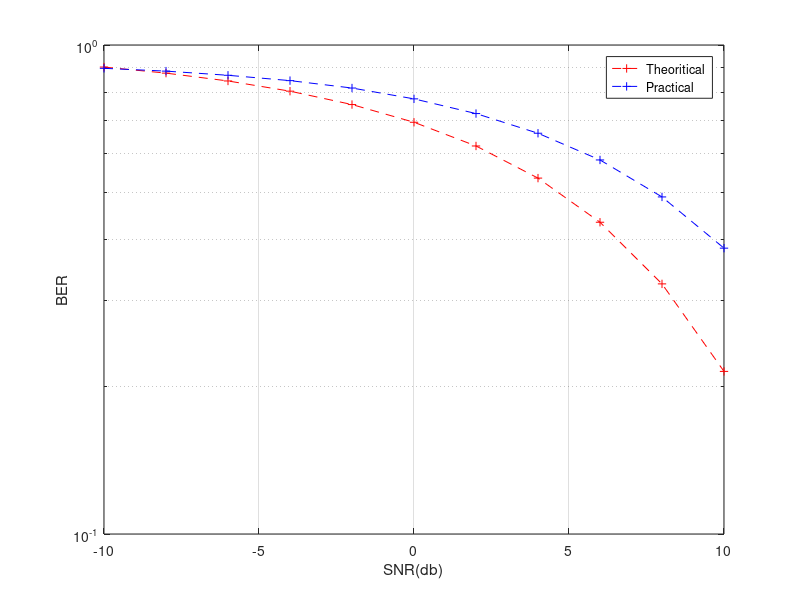

This figure's MATLAB source: (Note: this script raises an error after producing the figure.)
clear all;
close all;

SNR_db = -10:2:10;
SNR = 10.^(SNR_db/10);

M = 16; 
k = log2(M);

PSK16 = 2*qfunc(sqrt(4*k*SNR)*sin(pi/(2*M)));
PSK16_sim = [0.896 0.8843 0.8671 0.8456 0.8166 0.776 0.7241 0.66 0.582 0.489 0.3842];   
theoritical = semilogy(SNR_db, PSK16, 'r--+');
hold on;
practical = semilogy(SNR_db, PSK16_sim, 'b--+');
hold on;

legend([theoritical practical], 'Theoritical', 'Practical');
xlabel('SNR(db)');
ylabel('BER');
hold on;
grid on;
datacursormode on;